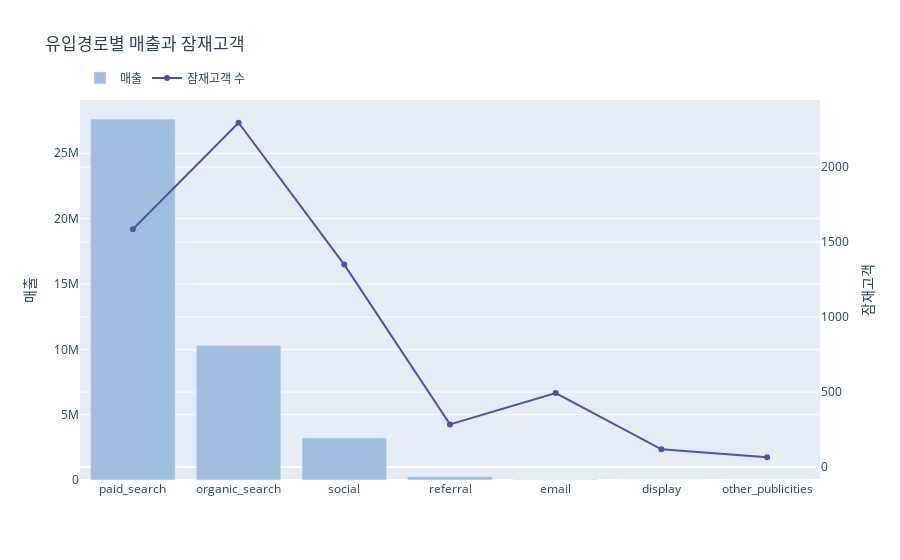

The cell this chart's notebook holds for it:
### Code cell
df_combined_tmp = result[['origin','payment_value','평균판매금액','평균고객수명','평균판매빈도','LTV','total_seller']].sort_values('payment_value',ascending=False).reset_index(drop=True).set_index('origin')
df_combined_tmp2 = df_combined_tmp[df_combined_tmp.index!='organic_search']

# plotly 그래프 생성
fig = go.Figure()

# 막대 그래프 추가 (primary y-axis: Sales Value)
fig.add_trace(go.Bar(
    x=df_combined_tmp.index, 
    y=df_combined_tmp['payment_value'], 
    name='매출',
    marker_color='#A0BFE0',
))

# 라인2 그래프 추가 (secondary y-axis: Number of Sellers)
fig.add_trace(go.Scatter(
    x=df_combined_tmp.index, 
    y=df_combined_tmp['total_seller'], 
    name='잠재고객 수',
    yaxis='y2',  # secondary y-axis
    mode='lines+markers',
    line=dict(color='#4A55A2')
))

# 레이아웃 설정
fig.update_layout(
    title = '유입경로별 매출과 잠재고객',
    yaxis=dict(
        title='매출',
    ),
    yaxis2=dict(
        title='잠재고객',
        overlaying='y',
        side='right'
    ),

    legend=dict(
        orientation="h",
        yanchor="bottom",
        y=1.02,
        xanchor="left",
        x=0
    )
)

fig.show()

### Figure 1 — Plotly figure (JSON) as saved in the notebook; plotly's stock layout.template omitted (floating-point values rounded to 4 significant figures)
{"data": [{"marker": {"color": "#A0BFE0"}, "name": "매출", "type": "bar", "x": ["paid_search", "organic_search", "social", "referral", "email", "display", "other_publicities"], "y": [27620000.0, 10300000.0, 3215000.0, 268819, 44160.0, 6528.0, 0]}, {"line": {"color": "#4A55A2"}, "mode": "lines+markers", "name": "잠재고객 수", "type": "scatter", "x": ["paid_search", "organic_search", "social", "referral", "email", "display", "other_publicities"], "y": [1586, 2296, 1350, 284, 493, 118, 65], "yaxis": "y2"}], "layout": {"legend": {"orientation": "h", "x": 0, "xanchor": "left", "y": 1.02, "yanchor": "bottom"}, "title": {"text": "유입경로별 매출과 잠재고객"}, "yaxis": {"title": {"text": "매출"}}, "yaxis2": {"overlaying": "y", "side": "right", "title": {"text": "잠재고객"}}}}
